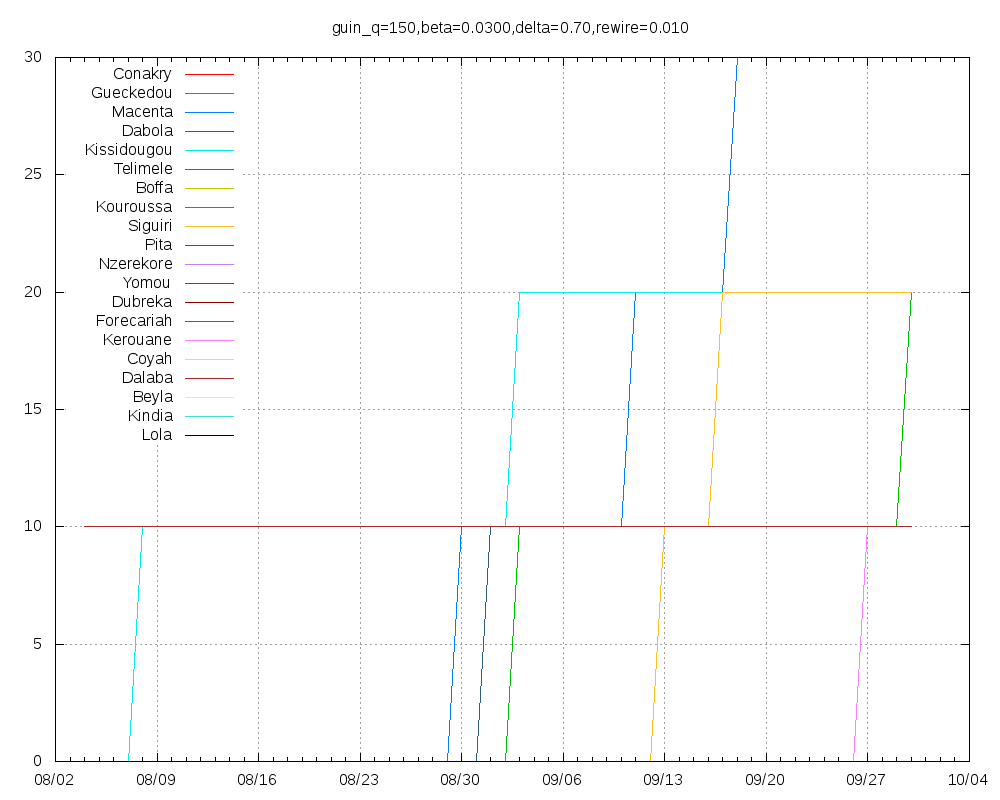

Here is the gnuplot script that generated this plot:
set title "guin_q=150,beta=0.0300,delta=0.70,rewire=0.010"
set key top left
set grid
set xdata time
set timefmt "%Y-%m-%d"
set terminal png size 1000,800
set output "guin_q=150,beta=0.0300,delta=0.70,rewire=0.010.png"
plot "Conakry.tab" using 1:2 title "Conakry" with lines,"Gueckedou.tab" using 1:2 title "Gueckedou" with lines,"Macenta.tab" using 1:2 title "Macenta" with lines,"Dabola.tab" using 1:2 title "Dabola" with lines,"Kissidougou.tab" using 1:2 title "Kissidougou" with lines,"Telimele.tab" using 1:2 title "Telimele" with lines,"Boffa.tab" using 1:2 title "Boffa" with lines,"Kouroussa.tab" using 1:2 title "Kouroussa" with lines,"Siguiri.tab" using 1:2 title "Siguiri" with lines,"Pita.tab" using 1:2 title "Pita" with lines,"Nzerekore.tab" using 1:2 title "Nzerekore" with lines,"Yomou.tab" using 1:2 title "Yomou" with lines,"Dubreka.tab" using 1:2 title "Dubreka" with lines,"Forecariah.tab" using 1:2 title "Forecariah" with lines,"Kerouane.tab" using 1:2 title "Kerouane" with lines,"Coyah.tab" using 1:2 title "Coyah" with lines,"Dalaba.tab" using 1:2 title "Dalaba" with lines,"Beyla.tab" using 1:2 title "Beyla" with lines,"Kindia.tab" using 1:2 title "Kindia" with lines,"Lola.tab" using 1:2 title "Lola" with lines
